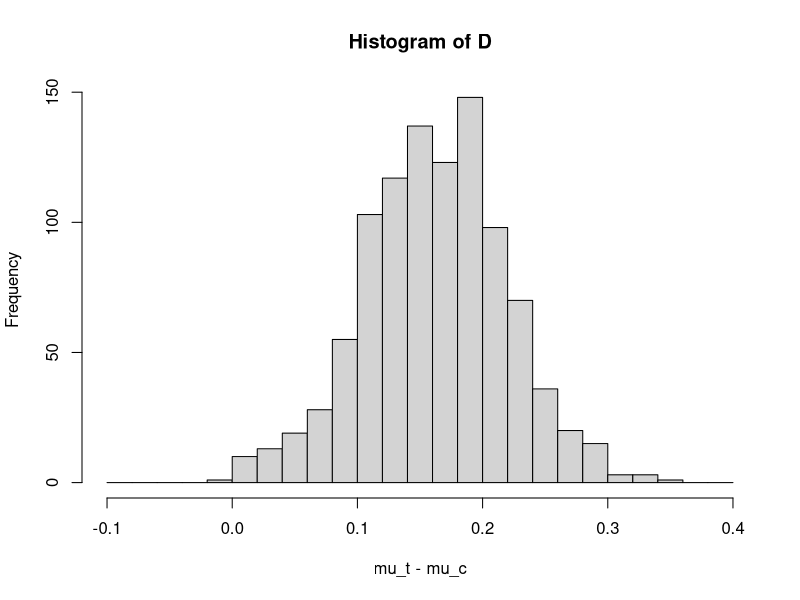

The R source for this figure:
## ---- chunk 1
# to get the posterior density of the difference:
mu_c <- 1.013 + (0.24/sqrt(32))*rt(1000,31)
mu_t <- 1.173 + (0.20/sqrt(36))*rt(1000,35)
D <- mu_t - mu_c

# plot the histogram
hist (D, xlab="mu_t - mu_c",breaks=seq(-.1,.4,.02))

# to get the 95% posterior interval, we need to find the 25th and 976th posterior difference from the 1000 simulation draws:
print (sort(D)[c(25,976)])

